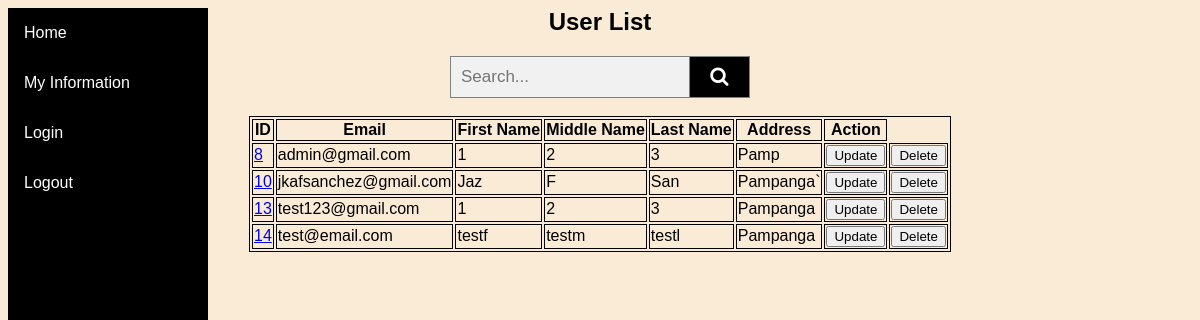
/users/, run on the app's committed database.
### accounts/models.py (models this page shows, shortened)
class User(AbstractBaseUser):
    email = models.EmailField(max_length=255, unique=True)
    first_name = models.CharField(max_length=100)
    middle_name = models.CharField(default="", max_length=100)
    last_name = models.CharField(max_length=100)
    gender = models.CharField(default="", max_length=100)
    nationality = models.CharField(default="", max_length=100)
    birth_date = models.DateField(blank=True, null=True)
    address = models.CharField(default="", max_length=100)
    activate = models.BooleanField(default=True)
    staff = models.BooleanField(default=False)
    hr = models.BooleanField(default=False)
    accounting = models.BooleanField(default=False)
    employee = models.BooleanField(default=False)
    admin = models.BooleanField(default=False)
    timestamp = models.DateTimeField(auto_now_add=True)
    pay_per_day1 = models.DecimalField(null=True, max_digits=5, decimal_places=2)
    sick_leave = models.IntegerField(null=True)
    vacation_leave = models.IntegerField(null=True)
    tax_rate = models.DecimalField(null=True , max_digits=5, decimal_places=2)
    USERNAME_FIELD = 'email'
    REQUIRED_FIELDS = []
    objects = UserManager()

### Paymetricv2/views.py (the view)
# urls.py: path('users/', list_user, name='list_user'),
def list_user(request):
    if 'q' in request.GET:
        q = request.GET['q']
        multiple_q = Q(Q(email__icontains=q) | Q(first_name__icontains=q) | Q(last_name__icontains=q) | Q(
            middle_name__icontains=q))
        data = User.objects.filter(multiple_q)
        model = data.values()
    else:
        model = User.objects.all().values()
        q = ""
    context = {
        'model': model,
        'q': q
    }
    return render(request, 'admin/list_user.html', context)

### templates/admin/list_user.html (shortened to what this page needs)
{% load static %}
<html lang="en">
<body style="background-color:antiquewhite;">
<head>
    <link rel="stylesheet" href="https://cdnjs.cloudflare.com/ajax/libs/font-awesome/4.7.0/css/font-awesome.min.css">
</head>
<body>
{% include 'navbar.html' %}
<h2 class="title">User List</h2>
<div class="table1">
     <form class="example" style="margin:auto;max-width:300px">
         <input name="q" type="text" value="{{q}}" placeholder="Search..."/>
         <button type="submit"><i class="fa fa-search"></i></button>
     </form>
    <table align="center" class="userlist">
    <thead>
    <tr>
        <th>ID</th>
        <th>Email</th>
        <th>First Name</th>
        <th>Middle Name</th>
        <th>Last Name</th>
        <th>Address</th>
        <th>Action</th>
    </tr>
    </thead>
    <tbody>
        {% for foo in model %}
        <tr>
            <td data-label="ID"><a href={% url 'userinformation' %}>{{ foo.id }}</a></td>
            <td data-label="Email">{{ foo.email }}</td>
            <td data-label="First-Name">{{ foo.first_name }}</td>
            <td data-label="Middle-Name">{{ foo.middle_name }}</td>
            <td data-label="Last-Name">{{ foo.last_name }}</td>
            <td data-label="Last-Name">{{ foo.address }}</td>
            <td>
                    <button onclick="location.href='{% url 'update' foo.id %}'">Update</button>
            </td>
            <td>
                <button onclick="location.href='{% url 'delete' foo.id %}'">Delete</button>
            </td>
        </tr>
        {% endfor %}
    </tbody>
</table>
</div>
</body>
</html>

### templates/navbar.html (shortened to what this page needs)
{% load static %}
<!DOCTYPE html>
<html lang="en">
<head>
<link rel="stylesheet" type="text/css" href="{% static 'css/nav.css' %}">
</head>
<body>
<div class="sidebar">
    <a href="{% url 'home_page' %}">Home</a>
    <a href="{% url 'my_info' %}">My Information</a>
    <div class="topnav-right">
    {% if not request.user.is_authenticated %}
    <a href="{% url 'login' %}">Login</a>
    {% endif %}
    <a href="{% url 'logout' %}">Logout</a>
</div>
</div>
</body>
</html>

### static_my_project/css/nav.css (style rules this page uses)
.sidebar { margin: 0; padding: 0; width: 200px; background-color: #000000; position: fixed; height: 100%; overflow: auto; }
.sidebar a { display: block; color: white; padding: 16px; text-decoration: none; }

### templates/admin/list_user.html (style rules this page uses)
body { font-family: Arial; }
* { box-sizing: border-box; }
form.example input[type=text] { padding: 10px; font-size: 17px; border: 1px solid grey; float: left; width: 80%; background: #f1f1f1; }
form.example button { float: left; width: 20%; padding: 10px; background: #000000; color: white; font-size: 19.7px; border: 1px solid grey; border-left: none; cursor: pointer; }
form.example::after { content: ""; clear: both; display: table; }
table, th, td { border:1px solid black; }
h2 { text-align: center; }

### data on the page
User: id "8", email "admin@gmail.com", first_name "1", middle_name "2", last_name "3", address "Pamp"
User: id "10", email "jkafsanchez@gmail.com", first_name "Jaz", middle_name "F", last_name "San", address "Pampanga`"
User: id "13", email "test123@gmail.com", first_name "1", middle_name "2", last_name "3", address "Pampanga"
User: id "14", email "test@email.com", first_name "testf", middle_name "testm", last_name "testl", address "Pampanga"
